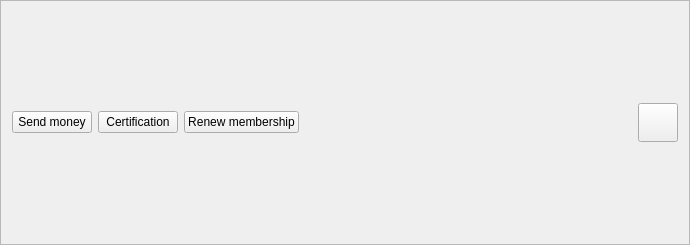
<?xml version="1.0" encoding="UTF-8"?>
<ui version="4.0">
 <class>SakiaToolbar</class>
 <widget class="QFrame" name="SakiaToolbar">
  <property name="geometry">
   <rect>
    <x>0</x>
    <y>0</y>
    <width>690</width>
    <height>240</height>
   </rect>
  </property>
  <property name="windowTitle">
   <string>Frame</string>
  </property>
  <property name="frameShape">
   <enum>QFrame::StyledPanel</enum>
  </property>
  <property name="frameShadow">
   <enum>QFrame::Raised</enum>
  </property>
  <layout class="QHBoxLayout" name="horizontalLayout">
   <item>
    <widget class="QPushButton" name="button_send_money">
     <property name="text">
      <string>Send money</string>
     </property>
     <property name="icon">
      <iconset resource="../icons/icons.qrc">
       <normaloff>:/icons/payment_icon</normaloff>:/icons/payment_icon</iconset>
     </property>
     <property name="iconSize">
      <size>
       <width>32</width>
       <height>32</height>
      </size>
     </property>
    </widget>
   </item>
   <item>
    <widget class="QPushButton" name="button_certification">
     <property name="text">
      <string>Certification</string>
     </property>
     <property name="icon">
      <iconset resource="../icons/icons.qrc">
       <normaloff>:/icons/certification_icon</normaloff>:/icons/certification_icon</iconset>
     </property>
     <property name="iconSize">
      <size>
       <width>32</width>
       <height>32</height>
      </size>
     </property>
    </widget>
   </item>
   <item>
    <widget class="QPushButton" name="button_membership">
     <property name="text">
      <string>Renew membership</string>
     </property>
     <property name="icon">
      <iconset resource="../icons/icons.qrc">
       <normaloff>:/icons/renew_membership</normaloff>:/icons/renew_membership</iconset>
     </property>
     <property name="iconSize">
      <size>
       <width>32</width>
       <height>32</height>
      </size>
     </property>
    </widget>
   </item>
   <item>
    <spacer name="horizontalSpacer">
     <property name="orientation">
      <enum>Qt::Horizontal</enum>
     </property>
     <property name="sizeHint" stdset="0">
      <size>
       <width>169</width>
       <height>221</height>
      </size>
     </property>
    </spacer>
   </item>
   <item>
    <widget class="QToolButton" name="toolbutton_menu">
     <property name="text">
      <string/>
     </property>
     <property name="icon">
      <iconset resource="../icons/icons.qrc">
       <normaloff>:/icons/menu_icon</normaloff>:/icons/menu_icon</iconset>
     </property>
     <property name="iconSize">
      <size>
       <width>32</width>
       <height>32</height>
      </size>
     </property>
     <property name="popupMode">
      <enum>QToolButton::InstantPopup</enum>
     </property>
     <property name="autoRaise">
      <bool>false</bool>
     </property>
     <property name="arrowType">
      <enum>Qt::NoArrow</enum>
     </property>
    </widget>
   </item>
  </layout>
 </widget>
 <resources>
  <include location="../icons/icons.qrc"/>
 </resources>
 <connections/>
</ui>
